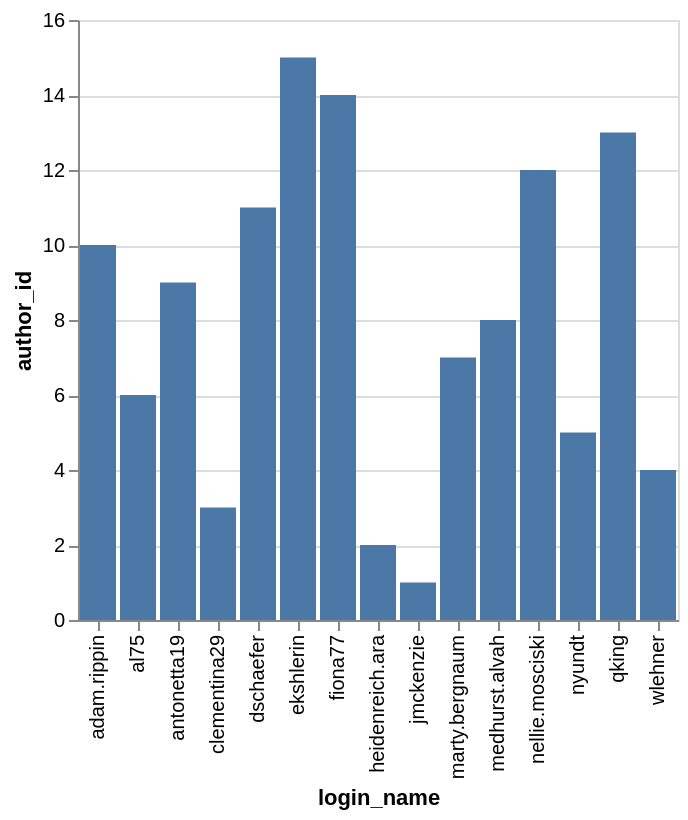

Vega-Lite specification for this chart:
### Vega-Lite specification from a JSON file in a GitHub repository (floating-point values rounded to 4 significant figures)
{"data": {"values": [{"x_data": "al75", "y_data": 6}, {"x_data": "jmckenzie", "y_data": 1}, {"x_data": "dschaefer", "y_data": 11}, {"x_data": "clementina29", "y_data": 3}, {"x_data": "adam.rippin", "y_data": 10}, {"x_data": "fiona77", "y_data": 14}, {"x_data": "antonetta19", "y_data": 9}, {"x_data": "wlehner", "y_data": 4}, {"x_data": "medhurst.alvah", "y_data": 8}, {"x_data": "marty.bergnaum", "y_data": 7}, {"x_data": "qking", "y_data": 13}, {"x_data": "heidenreich.ara", "y_data": 2}, {"x_data": "ekshlerin", "y_data": 15}, {"x_data": "nellie.mosciski", "y_data": 12}, {"x_data": "nyundt", "y_data": 5}]}, "mark": "bar", "encoding": {"x": {"field": "x_data", "type": "nominal", "title": "login_name", "sort": "ascending"}, "y": {"field": "y_data", "type": "quantitative", "title": "author_id"}}}
